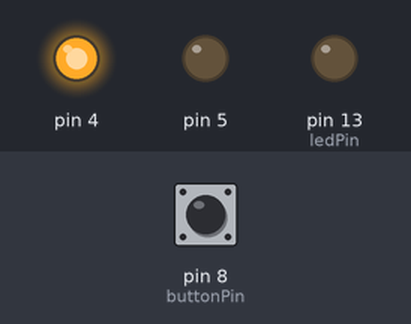
Bench run of a sketch on a simulated Arduino Uno, built with avr-gcc and run on an emulated ATmega328P. On the bench: output pins drawn as LEDs (lit = HIGH). The test bench sets the inputs (shaded band); at power-on: pin 8 (buttonPin) LOW. No radio packets arrive unless stated.

Above: at 1.2 s.
1.3 s: pin 8 (buttonPin) pulled HIGH for 0.15 s
At 1.48 s:
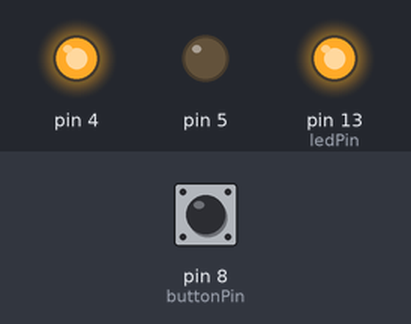
3.1 s: pin 8 (buttonPin) pulled HIGH for 3.2 s
At 7.5 s:
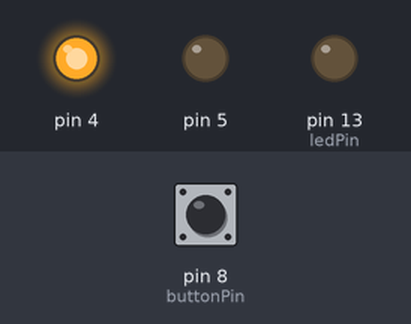
Timing chart, 0 to 9.0 s (numbered marks = the images above; inputs shaded):
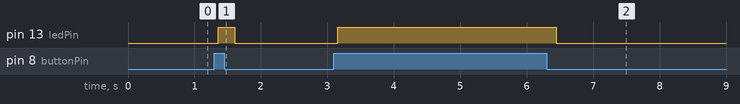

Measured:
- after the input at 1.3 s, pin 13 (ledPin): LOW → HIGH after 0.06 s, → LOW 0.24 s later
- after the input at 3.1 s, pin 13 (ledPin): LOW → HIGH after 0.06 s, → LOW 3.3 s later

The sketch:

transmitter.ino
```cpp
#include <VirtualWire.h>

const byte buttonDelay = 500;
const byte buttonPin = 8;
const byte ledPin =  13;
const byte transmitterPin =  3;

const int transferRate = 2000;

const  char msg[] = {'C', 'l', 'i', 'c', 'k', '\0'};;

byte buttonState = 0;

void setup() {
  pinMode(4, OUTPUT);
  pinMode(5, OUTPUT);
  digitalWrite(4, HIGH);
  digitalWrite(5, LOW);
  pinMode(ledPin, OUTPUT);
  vw_set_ptt_inverted(true);
  vw_setup(transferRate);
  vw_set_tx_pin(transmitterPin);
}

void loop() {
  buttonState = digitalRead(buttonPin);

  if (buttonState == HIGH) {
    vw_send((uint8_t *)msg, 5);
    vw_wait_tx();
    digitalWrite(ledPin, HIGH);
    delay(buttonDelay);
  }
  else {
    digitalWrite(ledPin, LOW);
  }
}
```
